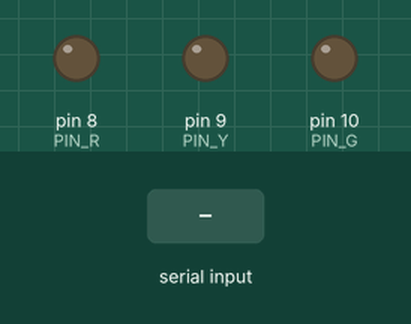
This sketch was run on a simulated Arduino Uno, built with avr-gcc and run on an emulated ATmega328P. Parts: output pins drawn as LEDs (lit = HIGH). Inputs (shaded band) come from the test bench.

Above: at 1.2 s.
1.3 s: "RED\n" received over Serial
At 2.4 s:
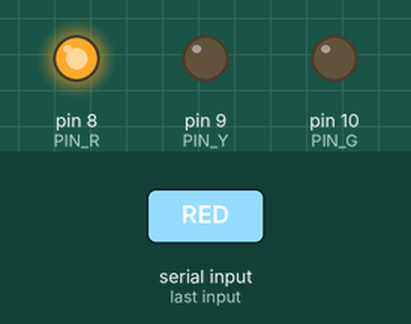
2.8 s: "YELLOW\n" received over Serial
At 3.7 s:
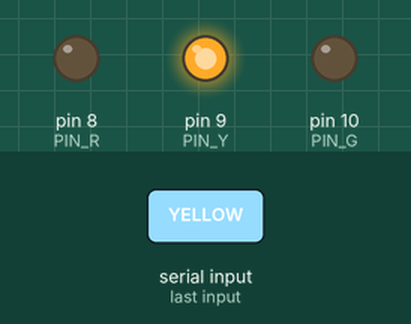
4.3 s: "GREEN\n" received over Serial
At 4.8 s:
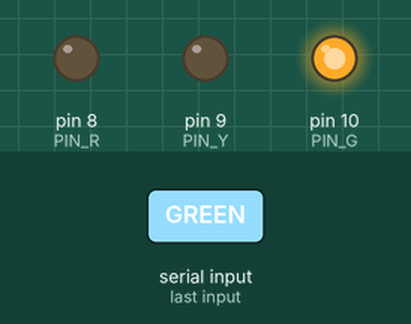
5.8 s: "1\n" received over Serial
At 7.0 s:
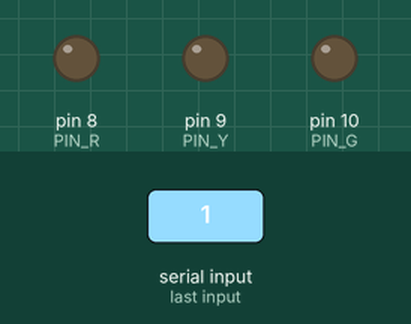
Timing chart, 0 to 8.3 s (numbered marks = the images above; inputs shaded):
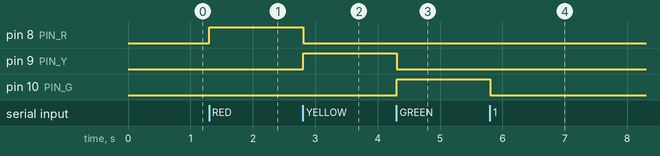

The sketch:

arduino.ino
```cpp
const int PIN_R = 8;
const int PIN_Y = 9;
const int PIN_G = 10;

void setup() {
  pinMode(PIN_R, OUTPUT);
  pinMode(PIN_Y, OUTPUT);
  pinMode(PIN_G, OUTPUT);

  Serial.begin(9600);
  setTL("");
}

void loop() {
  if (Serial.available() > 0) {
    String input = Serial.readStringUntil('\n');
    input.trim();
    setTL(input);
  }
}

void setTL(String c) {
  digitalWrite(PIN_R, c == "RED");
  digitalWrite(PIN_Y, c == "YELLOW");
  digitalWrite(PIN_G, c == "GREEN");
}
```

Measured:
- after the input at 1.3 s, pin 8 (PIN_R): LOW → HIGH at once
- after the input at 2.8 s, pin 8 (PIN_R): HIGH → LOW at once; pin 9 (PIN_Y): LOW → HIGH at once
- after the input at 4.3 s, pin 9 (PIN_Y): HIGH → LOW at once; pin 10 (PIN_G): LOW → HIGH at once
- after the input at 5.8 s, pin 10 (PIN_G): HIGH → LOW at once
